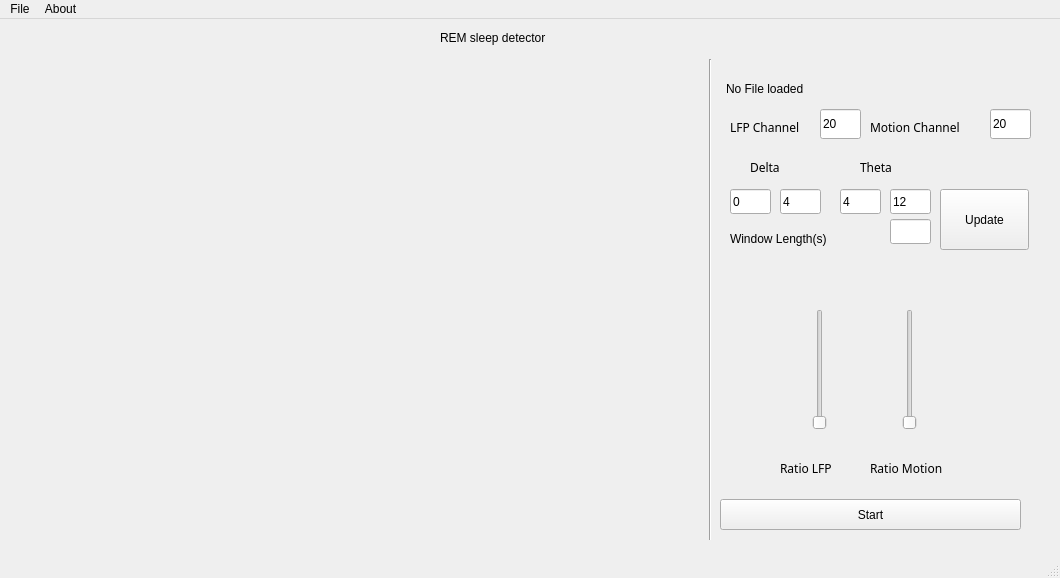
<?xml version="1.0" encoding="UTF-8"?>
<ui version="4.0">
 <class>MainWindow</class>
 <widget class="QMainWindow" name="MainWindow">
  <property name="geometry">
   <rect>
    <x>0</x>
    <y>0</y>
    <width>1060</width>
    <height>578</height>
   </rect>
  </property>
  <property name="windowTitle">
   <string>MainWindow</string>
  </property>
  <widget class="QWidget" name="centralwidget">
   <widget class="MplWidget" name="data_widget" native="true">
    <property name="geometry">
     <rect>
      <x>30</x>
      <y>39</y>
      <width>641</width>
      <height>501</height>
     </rect>
    </property>
   </widget>
   <widget class="QWidget" name="params_widget" native="true">
    <property name="geometry">
     <rect>
      <x>700</x>
      <y>40</y>
      <width>331</width>
      <height>481</height>
     </rect>
    </property>
    <widget class="QPushButton" name="start_button">
     <property name="geometry">
      <rect>
       <x>20</x>
       <y>440</y>
       <width>301</width>
       <height>31</height>
      </rect>
     </property>
     <property name="text">
      <string>Start</string>
     </property>
    </widget>
    <widget class="QLineEdit" name="motion_channel">
     <property name="geometry">
      <rect>
       <x>290</x>
       <y>50</y>
       <width>41</width>
       <height>30</height>
      </rect>
     </property>
     <property name="text">
      <string>20</string>
     </property>
    </widget>
    <widget class="QLabel" name="label">
     <property name="geometry">
      <rect>
       <x>160</x>
       <y>100</y>
       <width>41</width>
       <height>17</height>
      </rect>
     </property>
     <property name="font">
      <font>
       <family>Sawasdee</family>
      </font>
     </property>
     <property name="text">
      <string>Theta</string>
     </property>
    </widget>
    <widget class="QLineEdit" name="low_theta">
     <property name="geometry">
      <rect>
       <x>140</x>
       <y>130</y>
       <width>41</width>
       <height>25</height>
      </rect>
     </property>
     <property name="text">
      <string>4</string>
     </property>
    </widget>
    <widget class="QLineEdit" name="low_delta">
     <property name="geometry">
      <rect>
       <x>30</x>
       <y>130</y>
       <width>41</width>
       <height>25</height>
      </rect>
     </property>
     <property name="text">
      <string>0</string>
     </property>
    </widget>
    <widget class="QLabel" name="label_4">
     <property name="geometry">
      <rect>
       <x>170</x>
       <y>401</y>
       <width>101</width>
       <height>17</height>
      </rect>
     </property>
     <property name="font">
      <font>
       <family>Sawasdee</family>
      </font>
     </property>
     <property name="text">
      <string>Ratio Motion</string>
     </property>
    </widget>
    <widget class="QLabel" name="label_5">
     <property name="geometry">
      <rect>
       <x>30</x>
       <y>60</y>
       <width>91</width>
       <height>17</height>
      </rect>
     </property>
     <property name="font">
      <font>
       <family>Sawasdee</family>
      </font>
     </property>
     <property name="text">
      <string>LFP Channel</string>
     </property>
    </widget>
    <widget class="QSlider" name="ratio_motion">
     <property name="geometry">
      <rect>
       <x>200</x>
       <y>250</y>
       <width>20</width>
       <height>121</height>
      </rect>
     </property>
     <property name="maximum">
      <number>10</number>
     </property>
     <property name="orientation">
      <enum>Qt::Vertical</enum>
     </property>
    </widget>
    <widget class="QLabel" name="label_6">
     <property name="geometry">
      <rect>
       <x>170</x>
       <y>60</y>
       <width>111</width>
       <height>17</height>
      </rect>
     </property>
     <property name="font">
      <font>
       <family>Sawasdee</family>
      </font>
     </property>
     <property name="text">
      <string>Motion Channel</string>
     </property>
    </widget>
    <widget class="QLabel" name="label_2">
     <property name="geometry">
      <rect>
       <x>50</x>
       <y>100</y>
       <width>41</width>
       <height>17</height>
      </rect>
     </property>
     <property name="font">
      <font>
       <family>Sawasdee</family>
      </font>
     </property>
     <property name="text">
      <string>Delta</string>
     </property>
    </widget>
    <widget class="QLineEdit" name="lfp_channel">
     <property name="geometry">
      <rect>
       <x>120</x>
       <y>50</y>
       <width>41</width>
       <height>30</height>
      </rect>
     </property>
     <property name="text">
      <string>20</string>
     </property>
    </widget>
    <widget class="QPushButton" name="update_params">
     <property name="geometry">
      <rect>
       <x>240</x>
       <y>130</y>
       <width>89</width>
       <height>61</height>
      </rect>
     </property>
     <property name="text">
      <string>Update</string>
     </property>
    </widget>
    <widget class="QLabel" name="label_3">
     <property name="geometry">
      <rect>
       <x>80</x>
       <y>401</y>
       <width>81</width>
       <height>17</height>
      </rect>
     </property>
     <property name="font">
      <font>
       <family>Sawasdee</family>
      </font>
     </property>
     <property name="text">
      <string>Ratio LFP</string>
     </property>
    </widget>
    <widget class="QSlider" name="ratio_lfp">
     <property name="geometry">
      <rect>
       <x>110</x>
       <y>250</y>
       <width>20</width>
       <height>121</height>
      </rect>
     </property>
     <property name="maximum">
      <number>10</number>
     </property>
     <property name="orientation">
      <enum>Qt::Vertical</enum>
     </property>
    </widget>
    <widget class="QLineEdit" name="high_theta">
     <property name="geometry">
      <rect>
       <x>190</x>
       <y>130</y>
       <width>41</width>
       <height>25</height>
      </rect>
     </property>
     <property name="text">
      <string>12</string>
     </property>
    </widget>
    <widget class="Line" name="line">
     <property name="geometry">
      <rect>
       <x>0</x>
       <y>0</y>
       <width>20</width>
       <height>531</height>
      </rect>
     </property>
     <property name="orientation">
      <enum>Qt::Vertical</enum>
     </property>
    </widget>
    <widget class="QLineEdit" name="high_delta">
     <property name="geometry">
      <rect>
       <x>80</x>
       <y>130</y>
       <width>41</width>
       <height>25</height>
      </rect>
     </property>
     <property name="text">
      <string>4</string>
     </property>
    </widget>
    <widget class="QLabel" name="label_14">
     <property name="geometry">
      <rect>
       <x>30</x>
       <y>169</y>
       <width>151</width>
       <height>21</height>
      </rect>
     </property>
     <property name="text">
      <string>Window Length(s)</string>
     </property>
    </widget>
    <widget class="QLineEdit" name="window_length">
     <property name="geometry">
      <rect>
       <x>190</x>
       <y>160</y>
       <width>41</width>
       <height>25</height>
      </rect>
     </property>
    </widget>
    <widget class="QLabel" name="label_15">
     <property name="geometry">
      <rect>
       <x>26</x>
       <y>20</y>
       <width>111</width>
       <height>20</height>
      </rect>
     </property>
     <property name="text">
      <string>No File loaded</string>
     </property>
    </widget>
   </widget>
   <widget class="QLabel" name="label_7">
    <property name="geometry">
     <rect>
      <x>440</x>
      <y>10</y>
      <width>181</width>
      <height>17</height>
     </rect>
    </property>
    <property name="text">
     <string>REM sleep detector</string>
    </property>
   </widget>
   <zorder>params_widget</zorder>
   <zorder>data_widget</zorder>
   <zorder>label_7</zorder>
  </widget>
  <widget class="QStatusBar" name="statusbar"/>
  <widget class="QMenuBar" name="menuBar">
   <property name="geometry">
    <rect>
     <x>0</x>
     <y>0</y>
     <width>1060</width>
     <height>22</height>
    </rect>
   </property>
   <widget class="QMenu" name="menuFile">
    <property name="title">
     <string>File</string>
    </property>
    <addaction name="actionOpen"/>
   </widget>
   <widget class="QMenu" name="menuAbout">
    <property name="title">
     <string>About</string>
    </property>
   </widget>
   <addaction name="menuFile"/>
   <addaction name="menuAbout"/>
  </widget>
  <action name="actionOpen">
   <property name="text">
    <string>Open</string>
   </property>
  </action>
 </widget>
 <customwidgets>
  <customwidget>
   <class>MplWidget</class>
   <extends>QWidget</extends>
   <header>mplwidget.h</header>
   <container>1</container>
  </customwidget>
 </customwidgets>
 <resources/>
 <connections/>
</ui>
